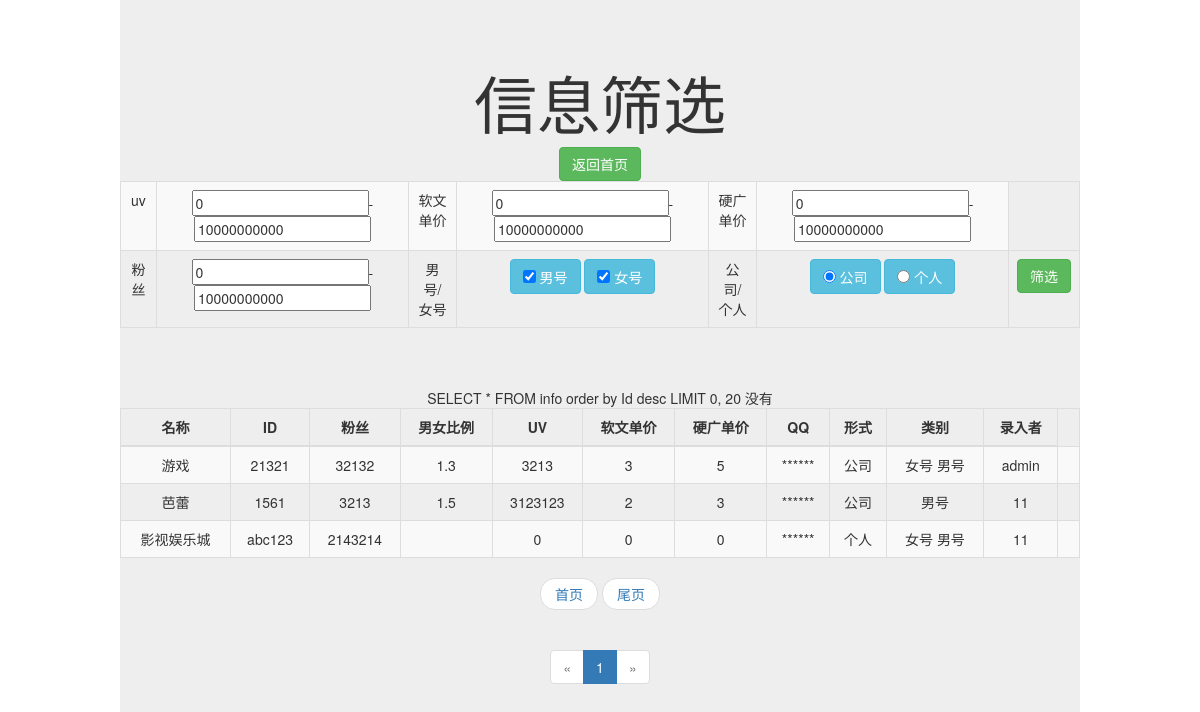
Screenshot of /screening.php with the database file from the repository.
### tables this page shows
CREATE TABLE `info` (
  `Id` int(11) NOT NULL AUTO_INCREMENT,
  `name` varchar(255) DEFAULT NULL,
  `name_id` varchar(255) DEFAULT NULL,
  `fans` varchar(255) DEFAULT NULL,
  `sex_f` varchar(255) DEFAULT NULL,
  `uv` int(11) DEFAULT NULL,
  `jg` double DEFAULT NULL,
  `jg1` double DEFAULT NULL,
  `qq` varchar(255) DEFAULT NULL,
  `yg` varchar(255) DEFAULT NULL,
  `xs` varchar(255) DEFAULT NULL,
  `lb` varchar(255) DEFAULT NULL,
  `username` varchar(255) DEFAULT NULL,
  PRIMARY KEY (`Id`)
);

### screening.php (the view, shortened to what this page needs)
<!DOCTYPE html>
<html>
	<head>
		<link rel="stylesheet" href="css/bootstrap.min.css" />
	</head>
	<body style="width: 80%;margin: auto;">
		<div class="jumbotron text-center">
		  <h1 class="text-center">信息筛选</h1>
		  <button type="submit" name="screening" class="btn btn-success" onclick="window.location.href='index.php'" >返回首页</button>
	<br />
  		<form action="" method="post" onsubmit="return isRegSubmit(this)">
			<table class="table table-bordered table-striped">
				<tr>
					<td>uv</td>
					<td>
						<input type="text" name="uv_1" id="uv_1" value="0" onchange="if(/\D/.test(this.value)){alert('只能输入数字');this.value='';}"/>-
						<input type="text" name="uv_2" id="uv_2" value="10000000000" onchange="if(/\D/.test(this.value)){alert('只能输入数字');this.value='';}"/>
					</td>
					<td>软文单价	</td>
					<td>
						<input type="text" name="jg_1" id="jg_1" value="0" onchange="if(/\D/.test(this.value)){alert('只能输入数字');this.value='';}"/>-
						<input type="text" name="jg_2" id="jg_2" value="10000000000" onchange="if(/\D/.test(this.value)){alert('只能输入数字');this.value='';}"/>
					</td>
					<td>硬广单价	</td>
					<td>
						<input type="text" name="jg1_1" id="jg1_1" value="0" onchange="if(/\D/.test(this.value)){alert('只能输入数字');this.value='';}"/>-
						<input type="text" name="jg1_2" id="jg1_2" value="10000000000" onchange="if(/\D/.test(this.value)){alert('只能输入数字');this.value='';}"/>
					</td>
				</tr>
				<tr>
					<td>粉丝</td>
					<td>
						<input type="text" name="fans1" id="fans1" value="0" onchange="if(/\D/.test(this.value)){alert('只能输入数字');this.value='';}"/>-
						<input type="text" name="fans2" id="fans2" value="10000000000" onchange="if(/\D/.test(this.value)){alert('只能输入数字');this.value='';}"/>
					</td>
					<td>男号/女号</td>
					<td>
						<label  class="btn btn-info">
				            <input  type="checkbox" name="lb[]" value="1" checked> 男号
				        </label>
				        <label class="btn btn-info">
				            <input  type="checkbox" name="lb[]" value="0" checked> 女号
				        </label>
					</td>
					<td>公司/个人</td>
					<td>
						<label  class="btn btn-info">
				            <input  type="radio" name="xs" value="0" checked> 公司
				        </label>
				        <label  class="btn btn-info">
				            <input  type="radio" name="xs" value="1"> 个人
				        </label>
					</td>
					<td>
						<button type="submit" name="screening" class="btn btn-success" >筛选</button>
					</td>
				</tr>
			</table>
		</form>
  		<br /><br />
  		<table class="table table-bordered table-striped" >
	<thead>
		<tr >
			<th class="text-center">名称</th>
			<th class="text-center">ID</th>
			<th class="text-center">粉丝</th>
			<th class="text-center">男女比例</th>
			<th class="text-center">UV</th>
			<th class="text-center">软文单价</th>
			<th class="text-center">硬广单价</th>
			<th class="text-center">QQ</th>
			<th class="text-center">形式</th>
			<th class="text-center">类别</th>
			<th class="text-center">录入者</th>
		</tr>
	</thead>
	<tbody >
		<?
			include("conn.php");
	  		$num_rec_per_page=20;
			if (isset($_GET["page"])) { $page  = $_GET["page"]; } else { $page=1; };
			if (isset($_GET["group"])) { $group  = $_GET["group"]; } else { $group=1; };
			$start_from = ($page-1) * $num_rec_per_page;
			if(isset($_POST['screening'])){
				$uv_1=$_POST['uv_1'];
				$uv_2=$_POST['uv_2'];
				$jg_1=$_POST['jg_1'];
				$jg_2=$_POST['jg_2'];
				$jg1_1=$_POST['jg1_1'];
				$jg1_2=$_POST['jg1_2'];
				$fans1=$_POST['fans1'];
				$fans2=$_POST['fans2'];
				if(isset($_POST['xs'])){
					$xs=$_POST['xs'];
				}else $xs='';
				if(isset($_POST['lb'])){
					$lb=$_POST['lb'];
					if(!isset($lb[0]))
						$lb[0]="";
					if(!isset($lb[1]))
						$lb[1]="";
					$lbs=$lb[0].$lb[1];
				}else $lbs='';
				if($uv_1!='' && $jg_1!=''  && $jg1_1!=''  && $fans1!='' && $xs!='' && $lbs!=''){
$sql = "select * from info where (uv BETWEEN '{$uv_1}' AND '{$uv_2}') AND (jg BETWEEN '{$jg_1}' AND '{$jg_2}') AND (jg1 BETWEEN '{$jg1_1}' AND '{$jg1_2}') AND (fans BETWEEN '{$fans1}' AND '{$fans2}') AND (xs='{$xs}') AND (lb='{$lbs}') ";
				echo $sql;
				}else {
					$sql = "SELECT * FROM info  order by Id desc LIMIT $start_from, $num_rec_per_page ";
					echo $sql;
				}
			}else{
				$sql = "SELECT * FROM info  order by Id desc LIMIT $start_from, $num_rec_per_page ";
			}
			$result = mysqli_query($conn,$sql);
			while($row=mysqli_fetch_array($result)){
			?>
  		<tr>
  			<td class="text-center"><? echo $row['name']; ?></td>
  			<td class="text-center"><? echo $row['name_id']; ?></td>
  			<td class="text-center"><? echo $row['fans']; ?></td>
  			<td class="text-center"><? echo $row['sex_f']; ?></td>
  			<td class="text-center"><? echo $row['uv']; ?></td>
  			<td class="text-center"><? echo $row['jg']; ?></td>
  			<td class="text-center"><? echo $row['jg1']; ?></td>
  			<td class="text-center">
  				<?
  					if(isset($_SESSION['name'])){
  						if($_SESSION['name']=="管理员"){
  							echo $row['qq'];
  						}
  						else if($row['username']==$_SESSION['name'])
  							echo $row['qq'];
  					}
  					else echo "******";
  				?>
  			</td>
  			<td class="text-center">
  				<? if($row['xs']==0) echo "公司";else echo "个人"; ?>
  			</td>
  			<td class="text-center">
  					<? if(strpos($row['lb'],'0')!==false) echo " 女号 ";?>
  					<? if(strpos($row['lb'],'1')!==false) echo " 男号 ";?>
  			</td>
  			<td class="text-center"><? echo $row['username']; ?></td>
  			<td class="text-center">
  				</td>
  		</tr>
  		<?
		  }
		?>
	</table>
<?
$sql = "SELECT * FROM info ";
$rs_result = mysqli_query($conn,$sql);
$total_records = mysqli_num_rows($rs_result);
$total_pages = ceil($total_records / $num_rec_per_page);
$num_rec_per_group=3;
$total_groups=ceil($total_pages / $num_rec_per_group);
?>
<nav >
  <ul class="pager">
    <li><a href="index.php?page=1">首页</a></li>
    <li><a href="index.php?page=<? echo $total_pages;?>&group=<?echo $total_groups; ?>">尾页</a></li>
  </ul>
</nav>
<nav aria-label="Page navigation" style="text-align: center;">
  <ul   class="pagination">
  	<?
  		if($group==1){
  	?>
	  	<li aria-label="Previous" class="disabled">
	        <span aria-hidden="true">&laquo;</span>
	    </li>
  	<?
  		}
  	?>
    <?
    	for ($i=1; $i<=$total_pages; $i++) {
    		if($i<=$group*$num_rec_per_group && ($group-1)*$num_rec_per_group<$i){
    			if($page==$i) {
	    			echo "<li class=\"active\"><a href='index.php?page=".$i."'>".$i."</a></li> ";
	    		}else{
	    			echo "<li><a href='index.php?page=".$i."'>".$i."</a></li> ";
	    		}
    		}
		};
    ?>
    <?
  		if($group==$total_groups){
  	?>
	  	<li aria-label="Next" class="disabled">
        <span aria-hidden="true">&raquo;</span>
    </li>
  	<?
  		}
  	?>
  </ul>
</nav>
		</div>
	</body>
</html>

### rows the page displays
info: name "游戏", name "21321", fans "32132", sex_f "1.3", uv "3213", jg "3", jg1 "5", xs "公司", lb "女号", username "admin"
info: name "芭蕾", name "1561", fans "3213", sex_f "1.5", uv "3123123", jg "2", jg1 "3", xs "公司", lb "男号", username "11"
info: name "影视娱乐城", name "abc123", fans "2143214", uv "0", jg "0", jg1 "0", xs "个人", lb "女号", username "11"
